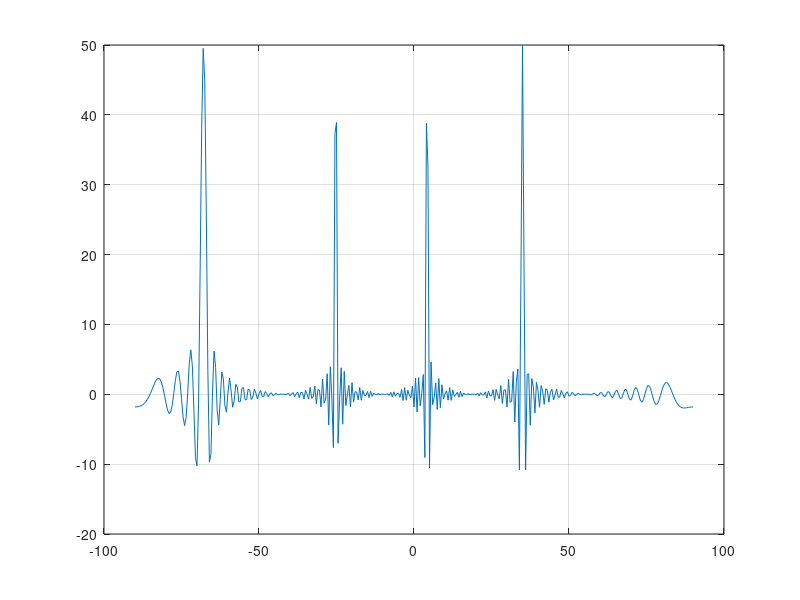

The MATLAB source for this figure:
clear all;
%current angle of DN in degrees (from -maxAlphaDeg to maxAlphaDeg)
alphaPDeg = 35; 
%max angle of DN in degrees
maxAlphaDeg = 90; 
N = 50; % number of elements
d = 2;% between elements
lambda = 1/d; % length of wave
%omega = 2*pi*299792458/lambda;
A = 1; % amplitude
stepByAlpha = 0.5;

alphaP = alphaPDeg/180*pi;
i = 0;
for alphaDeg = -maxAlphaDeg : stepByAlpha : maxAlphaDeg
    %alphaDeg
    i = i + 1;
    Y(i) = 0;
    alpha = alphaDeg/180*pi;
    for n = -N/2 : N/2 - 1
        Y(i) = Y(i) + A*exp(j*2*pi*n*d*(sin(alphaP)-sin(alpha)));
    end
end
plot([-maxAlphaDeg:stepByAlpha:maxAlphaDeg], real(Y))
grid on